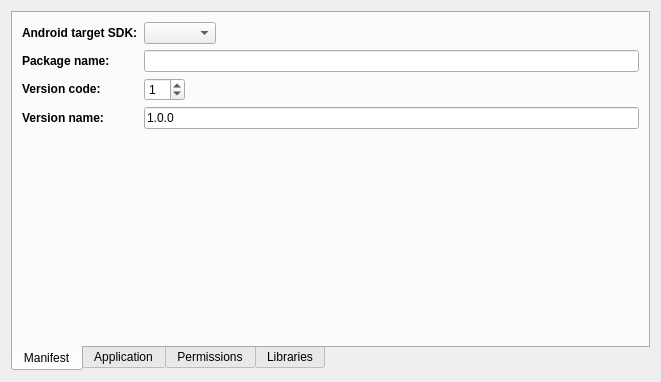
<?xml version="1.0" encoding="UTF-8"?>
<ui version="4.0">
 <class>AndroidPackageCreationWidget</class>
 <widget class="QWidget" name="AndroidPackageCreationWidget">
  <property name="geometry">
   <rect>
    <x>0</x>
    <y>0</y>
    <width>661</width>
    <height>382</height>
   </rect>
  </property>
  <property name="sizePolicy">
   <sizepolicy hsizetype="Expanding" vsizetype="Expanding">
    <horstretch>1</horstretch>
    <verstretch>1</verstretch>
   </sizepolicy>
  </property>
  <layout class="QVBoxLayout" name="verticalLayout">
   <item>
    <widget class="QTabWidget" name="tabWidget">
     <property name="tabPosition">
      <enum>QTabWidget::South</enum>
     </property>
     <property name="currentIndex">
      <number>0</number>
     </property>
     <widget class="QWidget" name="tab">
      <attribute name="title">
       <string>Manifest</string>
      </attribute>
      <layout class="QFormLayout" name="formLayout">
       <property name="fieldGrowthPolicy">
        <enum>QFormLayout::ExpandingFieldsGrow</enum>
       </property>
       <item row="0" column="0">
        <widget class="QLabel" name="editDebianFileLabel_4">
         <property name="text">
          <string>&lt;!DOCTYPE HTML PUBLIC &quot;-//W3C//DTD HTML 4.0//EN&quot; &quot;http://www.w3.org/TR/REC-html40/strict.dtd&quot;&gt;
&lt;html&gt;&lt;head&gt;&lt;meta name=&quot;qrichtext&quot; content=&quot;1&quot; /&gt;&lt;style type=&quot;text/css&quot;&gt;
p, li { white-space: pre-wrap; }
&lt;/style&gt;&lt;/head&gt;&lt;body style=&quot; font-family:'DejaVu Sans'; font-size:9pt; font-weight:400; font-style:normal;&quot;&gt;
&lt;table border=&quot;0&quot; style=&quot;-qt-table-type: root; margin-top:4px; margin-bottom:4px; margin-left:4px; margin-right:4px;&quot;&gt;
&lt;tr&gt;
&lt;td style=&quot;border: none;&quot;&gt;
&lt;p style=&quot; margin-top:0px; margin-bottom:0px; margin-left:0px; margin-right:0px; -qt-block-indent:0; text-indent:0px;&quot;&gt;&lt;span style=&quot; font-weight:600;&quot;&gt;Android target SDK:&lt;/span&gt;&lt;/p&gt;&lt;/td&gt;&lt;/tr&gt;&lt;/table&gt;&lt;/body&gt;&lt;/html&gt;</string>
         </property>
        </widget>
       </item>
       <item row="0" column="1">
        <widget class="QComboBox" name="targetSDKComboBox"/>
       </item>
       <item row="1" column="0">
        <widget class="QLabel" name="editDebianFileLabel_2">
         <property name="text">
          <string>&lt;!DOCTYPE HTML PUBLIC &quot;-//W3C//DTD HTML 4.0//EN&quot; &quot;http://www.w3.org/TR/REC-html40/strict.dtd&quot;&gt;
&lt;html&gt;&lt;head&gt;&lt;meta name=&quot;qrichtext&quot; content=&quot;1&quot; /&gt;&lt;style type=&quot;text/css&quot;&gt;
p, li { white-space: pre-wrap; }
&lt;/style&gt;&lt;/head&gt;&lt;body style=&quot; font-family:'DejaVu Sans'; font-size:9pt; font-weight:400; font-style:normal;&quot;&gt;
&lt;table style=&quot;-qt-table-type: root; margin-top:4px; margin-bottom:4px; margin-left:4px; margin-right:4px;&quot;&gt;
&lt;tr&gt;
&lt;td style=&quot;border: none;&quot;&gt;
&lt;p style=&quot; margin-top:0px; margin-bottom:0px; margin-left:0px; margin-right:0px; -qt-block-indent:0; text-indent:0px;&quot;&gt;&lt;span style=&quot; font-weight:600;&quot;&gt;Package name:&lt;/span&gt;&lt;/p&gt;&lt;/td&gt;&lt;/tr&gt;&lt;/table&gt;&lt;/body&gt;&lt;/html&gt;</string>
         </property>
        </widget>
       </item>
       <item row="1" column="1">
        <widget class="QLineEdit" name="packageNameLineEdit"/>
       </item>
       <item row="2" column="0">
        <widget class="QLabel" name="label">
         <property name="sizePolicy">
          <sizepolicy hsizetype="Preferred" vsizetype="Preferred">
           <horstretch>0</horstretch>
           <verstretch>0</verstretch>
          </sizepolicy>
         </property>
         <property name="font">
          <font>
           <weight>75</weight>
           <bold>true</bold>
          </font>
         </property>
         <property name="text">
          <string>&lt;!DOCTYPE HTML PUBLIC &quot;-//W3C//DTD HTML 4.0//EN&quot; &quot;http://www.w3.org/TR/REC-html40/strict.dtd&quot;&gt;
&lt;html&gt;&lt;head&gt;&lt;meta name=&quot;qrichtext&quot; content=&quot;1&quot; /&gt;&lt;style type=&quot;text/css&quot;&gt;
p, li { white-space: pre-wrap; }
&lt;/style&gt;&lt;/head&gt;&lt;body style=&quot; font-family:'DejaVu Sans'; font-size:9pt; font-weight:600; font-style:normal;&quot;&gt;
&lt;table style=&quot;-qt-table-type: root; margin-top:4px; margin-bottom:4px; margin-left:4px; margin-right:4px;&quot;&gt;
&lt;tr&gt;
&lt;td style=&quot;border: none;&quot;&gt;
&lt;p style=&quot; margin-top:0px; margin-bottom:0px; margin-left:0px; margin-right:0px; -qt-block-indent:0; text-indent:0px;&quot;&gt;Version code:&lt;/p&gt;&lt;/td&gt;&lt;/tr&gt;&lt;/table&gt;&lt;/body&gt;&lt;/html&gt;</string>
         </property>
        </widget>
       </item>
       <item row="2" column="1">
        <widget class="QSpinBox" name="versionCode">
         <property name="sizePolicy">
          <sizepolicy hsizetype="Maximum" vsizetype="Fixed">
           <horstretch>0</horstretch>
           <verstretch>0</verstretch>
          </sizepolicy>
         </property>
         <property name="maximum">
          <number>99</number>
         </property>
         <property name="value">
          <number>1</number>
         </property>
        </widget>
       </item>
       <item row="3" column="0">
        <widget class="QLabel" name="label_2">
         <property name="sizePolicy">
          <sizepolicy hsizetype="Preferred" vsizetype="Preferred">
           <horstretch>0</horstretch>
           <verstretch>0</verstretch>
          </sizepolicy>
         </property>
         <property name="font">
          <font>
           <weight>75</weight>
           <bold>true</bold>
          </font>
         </property>
         <property name="text">
          <string>&lt;!DOCTYPE HTML PUBLIC &quot;-//W3C//DTD HTML 4.0//EN&quot; &quot;http://www.w3.org/TR/REC-html40/strict.dtd&quot;&gt;
&lt;html&gt;&lt;head&gt;&lt;meta name=&quot;qrichtext&quot; content=&quot;1&quot; /&gt;&lt;style type=&quot;text/css&quot;&gt;
p, li { white-space: pre-wrap; }
&lt;/style&gt;&lt;/head&gt;&lt;body style=&quot; font-family:'DejaVu Sans'; font-size:9pt; font-weight:600; font-style:normal;&quot;&gt;
&lt;table border=&quot;0&quot; style=&quot;-qt-table-type: root; margin-top:4px; margin-bottom:4px; margin-left:4px; margin-right:4px;&quot;&gt;
&lt;tr&gt;
&lt;td style=&quot;border: none;&quot;&gt;
&lt;p style=&quot; margin-top:0px; margin-bottom:0px; margin-left:0px; margin-right:0px; -qt-block-indent:0; text-indent:0px;&quot;&gt;Version name:&lt;/p&gt;&lt;/td&gt;&lt;/tr&gt;&lt;/table&gt;&lt;/body&gt;&lt;/html&gt;</string>
         </property>
        </widget>
       </item>
       <item row="3" column="1">
        <widget class="QLineEdit" name="versionNameLinedit">
         <property name="text">
          <string>1.0.0</string>
         </property>
        </widget>
       </item>
      </layout>
     </widget>
     <widget class="QWidget" name="tab_3">
      <attribute name="title">
       <string>Application</string>
      </attribute>
      <layout class="QFormLayout" name="formLayout_2">
       <item row="0" column="0">
        <widget class="QLabel" name="editDebianFileLabel_3">
         <property name="text">
          <string>&lt;!DOCTYPE HTML PUBLIC &quot;-//W3C//DTD HTML 4.0//EN&quot; &quot;http://www.w3.org/TR/REC-html40/strict.dtd&quot;&gt;
&lt;html&gt;&lt;head&gt;&lt;meta name=&quot;qrichtext&quot; content=&quot;1&quot; /&gt;&lt;style type=&quot;text/css&quot;&gt;
p, li { white-space: pre-wrap; }
&lt;/style&gt;&lt;/head&gt;&lt;body style=&quot; font-family:'DejaVu Sans'; font-size:9pt; font-weight:400; font-style:normal;&quot;&gt;
&lt;table border=&quot;0&quot; style=&quot;-qt-table-type: root; margin-top:4px; margin-bottom:4px; margin-left:4px; margin-right:4px;&quot;&gt;
&lt;tr&gt;
&lt;td style=&quot;border: none;&quot;&gt;
&lt;p style=&quot; margin-top:0px; margin-bottom:0px; margin-left:0px; margin-right:0px; -qt-block-indent:0; text-indent:0px;&quot;&gt;&lt;span style=&quot; font-weight:600;&quot;&gt;Application name:&lt;/span&gt;&lt;/p&gt;&lt;/td&gt;&lt;/tr&gt;&lt;/table&gt;&lt;/body&gt;&lt;/html&gt;</string>
         </property>
        </widget>
       </item>
       <item row="0" column="1">
        <widget class="QLineEdit" name="appNameLineEdit"/>
       </item>
       <item row="1" column="0">
        <widget class="QLabel" name="editDebianFileLabel_5">
         <property name="text">
          <string>&lt;!DOCTYPE HTML PUBLIC &quot;-//W3C//DTD HTML 4.0//EN&quot; &quot;http://www.w3.org/TR/REC-html40/strict.dtd&quot;&gt;
&lt;html&gt;&lt;head&gt;&lt;meta name=&quot;qrichtext&quot; content=&quot;1&quot; /&gt;&lt;style type=&quot;text/css&quot;&gt;
p, li { white-space: pre-wrap; }
&lt;/style&gt;&lt;/head&gt;&lt;body style=&quot; font-family:'DejaVu Sans'; font-size:9pt; font-weight:400; font-style:normal;&quot;&gt;
&lt;table border=&quot;0&quot; style=&quot;-qt-table-type: root; margin-top:4px; margin-bottom:4px; margin-left:4px; margin-right:4px;&quot;&gt;
&lt;tr&gt;
&lt;td style=&quot;border: none;&quot;&gt;
&lt;p style=&quot; margin-top:0px; margin-bottom:0px; margin-left:0px; margin-right:0px; -qt-block-indent:0; text-indent:0px;&quot;&gt;&lt;span style=&quot; font-weight:600;&quot;&gt;Run:&lt;/span&gt;&lt;/p&gt;&lt;/td&gt;&lt;/tr&gt;&lt;/table&gt;&lt;/body&gt;&lt;/html&gt;</string>
         </property>
         <property name="textFormat">
          <enum>Qt::AutoText</enum>
         </property>
        </widget>
       </item>
       <item row="1" column="1">
        <widget class="QComboBox" name="targetComboBox"/>
       </item>
       <item row="2" column="0">
        <widget class="QLabel" name="packageManagerIconLabel_2">
         <property name="minimumSize">
          <size>
           <width>0</width>
           <height>48</height>
          </size>
         </property>
         <property name="text">
          <string>&lt;!DOCTYPE HTML PUBLIC &quot;-//W3C//DTD HTML 4.0//EN&quot; &quot;http://www.w3.org/TR/REC-html40/strict.dtd&quot;&gt;
&lt;html&gt;&lt;head&gt;&lt;meta name=&quot;qrichtext&quot; content=&quot;1&quot; /&gt;&lt;style type=&quot;text/css&quot;&gt;
p, li { white-space: pre-wrap; }
&lt;/style&gt;&lt;/head&gt;&lt;body style=&quot; font-family:'DejaVu Sans'; font-size:9pt; font-weight:400; font-style:normal;&quot;&gt;
&lt;table style=&quot;-qt-table-type: root; margin-top:4px; margin-bottom:4px; margin-left:4px; margin-right:4px;&quot;&gt;
&lt;tr&gt;
&lt;td style=&quot;border: none;&quot;&gt;
&lt;p style=&quot; margin-top:0px; margin-bottom:0px; margin-left:0px; margin-right:0px; -qt-block-indent:0; text-indent:0px;&quot;&gt;&lt;span style=&quot; font-weight:600;&quot;&gt;Application icon:&lt;/span&gt;&lt;/p&gt;&lt;/td&gt;&lt;/tr&gt;&lt;/table&gt;&lt;/body&gt;&lt;/html&gt;</string>
         </property>
        </widget>
       </item>
       <item row="2" column="1">
        <layout class="QHBoxLayout" name="horizontalLayout">
         <item>
          <widget class="QToolButton" name="lIconButton">
           <property name="minimumSize">
            <size>
             <width>48</width>
             <height>48</height>
            </size>
           </property>
           <property name="maximumSize">
            <size>
             <width>48</width>
             <height>48</height>
            </size>
           </property>
           <property name="toolTip">
            <string>Select low dpi icon</string>
           </property>
           <property name="text">
            <string/>
           </property>
          </widget>
         </item>
         <item>
          <spacer name="horizontalSpacer_4">
           <property name="orientation">
            <enum>Qt::Horizontal</enum>
           </property>
           <property name="sizeHint" stdset="0">
            <size>
             <width>28</width>
             <height>20</height>
            </size>
           </property>
          </spacer>
         </item>
         <item>
          <widget class="QToolButton" name="mIconButton">
           <property name="minimumSize">
            <size>
             <width>48</width>
             <height>48</height>
            </size>
           </property>
           <property name="maximumSize">
            <size>
             <width>48</width>
             <height>48</height>
            </size>
           </property>
           <property name="toolTip">
            <string>Select medium dpi icon</string>
           </property>
           <property name="text">
            <string/>
           </property>
          </widget>
         </item>
         <item>
          <spacer name="horizontalSpacer_5">
           <property name="orientation">
            <enum>Qt::Horizontal</enum>
           </property>
           <property name="sizeHint" stdset="0">
            <size>
             <width>28</width>
             <height>20</height>
            </size>
           </property>
          </spacer>
         </item>
         <item>
          <widget class="QToolButton" name="hIconButton">
           <property name="minimumSize">
            <size>
             <width>48</width>
             <height>48</height>
            </size>
           </property>
           <property name="maximumSize">
            <size>
             <width>48</width>
             <height>48</height>
            </size>
           </property>
           <property name="toolTip">
            <string>Select high dpi icon</string>
           </property>
           <property name="text">
            <string/>
           </property>
          </widget>
         </item>
        </layout>
       </item>
      </layout>
     </widget>
     <widget class="QWidget" name="tab_2">
      <attribute name="title">
       <string>Permissions</string>
      </attribute>
      <layout class="QVBoxLayout" name="verticalLayout_3">
       <item>
        <layout class="QHBoxLayout" name="horizontalLayout_3">
         <item>
          <widget class="QListView" name="permissionsListView">
           <property name="minimumSize">
            <size>
             <width>0</width>
             <height>200</height>
            </size>
           </property>
          </widget>
         </item>
         <item>
          <layout class="QVBoxLayout" name="verticalLayout_2">
           <item>
            <widget class="QPushButton" name="addPermissionButton">
             <property name="text">
              <string>Add</string>
             </property>
            </widget>
           </item>
           <item>
            <widget class="QPushButton" name="removePermissionButton">
             <property name="text">
              <string>Remove</string>
             </property>
            </widget>
           </item>
           <item>
            <spacer name="verticalSpacer">
             <property name="orientation">
              <enum>Qt::Vertical</enum>
             </property>
             <property name="sizeHint" stdset="0">
              <size>
               <width>20</width>
               <height>40</height>
              </size>
             </property>
            </spacer>
           </item>
           <item>
            <widget class="QPushButton" name="savePermissionsButton">
             <property name="enabled">
              <bool>false</bool>
             </property>
             <property name="text">
              <string>Save</string>
             </property>
            </widget>
           </item>
           <item>
            <widget class="QPushButton" name="discardPermissionsButton">
             <property name="enabled">
              <bool>false</bool>
             </property>
             <property name="text">
              <string>Discard</string>
             </property>
            </widget>
           </item>
          </layout>
         </item>
        </layout>
       </item>
       <item>
        <layout class="QHBoxLayout" name="horizontalLayout_2">
         <item>
          <widget class="QLabel" name="label_3">
           <property name="sizePolicy">
            <sizepolicy hsizetype="Minimum" vsizetype="Preferred">
             <horstretch>0</horstretch>
             <verstretch>0</verstretch>
            </sizepolicy>
           </property>
           <property name="text">
            <string>Name:</string>
           </property>
           <property name="alignment">
            <set>Qt::AlignRight|Qt::AlignTrailing|Qt::AlignVCenter</set>
           </property>
          </widget>
         </item>
         <item>
          <widget class="QComboBox" name="permissionsComboBox">
           <property name="sizePolicy">
            <sizepolicy hsizetype="Expanding" vsizetype="Fixed">
             <horstretch>0</horstretch>
             <verstretch>0</verstretch>
            </sizepolicy>
           </property>
           <property name="editable">
            <bool>true</bool>
           </property>
           <property name="currentIndex">
            <number>-1</number>
           </property>
           <item>
            <property name="text">
             <string>android.permission.ACCESS_CHECKIN_PROPERTIES</string>
            </property>
           </item>
           <item>
            <property name="text">
             <string>android.permission.ACCESS_COARSE_LOCATION</string>
            </property>
           </item>
           <item>
            <property name="text">
             <string>android.permission.ACCESS_LOCATION_EXTRA_COMMANDS</string>
            </property>
           </item>
           <item>
            <property name="text">
             <string>android.permission.ACCESS_MOCK_LOCATION</string>
            </property>
           </item>
           <item>
            <property name="text">
             <string>android.permission.ACCESS_NETWORK_STATE</string>
            </property>
           </item>
           <item>
            <property name="text">
             <string>android.permission.ACCESS_SURFACE_FLINGER</string>
            </property>
           </item>
           <item>
            <property name="text">
             <string>android.permission.ACCESS_WIFI_STATE</string>
            </property>
           </item>
           <item>
            <property name="text">
             <string>android.permission.BATTERY_STATS</string>
            </property>
           </item>
           <item>
            <property name="text">
             <string>android.permission.BIND_APPWIDGET</string>
            </property>
           </item>
           <item>
            <property name="text">
             <string>android.permission.BIND_INPUT_METHOD</string>
            </property>
           </item>
           <item>
            <property name="text">
             <string>android.permission.BLUETOOTH</string>
            </property>
           </item>
           <item>
            <property name="text">
             <string>android.permission.BLUETOOTH_ADMIN</string>
            </property>
           </item>
           <item>
            <property name="text">
             <string>android.permission.BRICK</string>
            </property>
           </item>
           <item>
            <property name="text">
             <string>android.permission.BROADCAST_PACKAGE_REMOVED</string>
            </property>
           </item>
           <item>
            <property name="text">
             <string>android.permission.BROADCAST_SMS</string>
            </property>
           </item>
           <item>
            <property name="text">
             <string>android.permission.BROADCAST_STICKY</string>
            </property>
           </item>
           <item>
            <property name="text">
             <string>android.permission.BROADCAST_WAP_PUSH</string>
            </property>
           </item>
           <item>
            <property name="text">
             <string>android.permission.CALL_PHONE</string>
            </property>
           </item>
           <item>
            <property name="text">
             <string>android.permission.CALL_PRIVILEGED</string>
            </property>
           </item>
           <item>
            <property name="text">
             <string>android.permission.CAMERA</string>
            </property>
           </item>
           <item>
            <property name="text">
             <string>android.permission.CHANGE_COMPONENT_ENABLED_STATE</string>
            </property>
           </item>
           <item>
            <property name="text">
             <string>android.permission.CHANGE_CONFIGURATION</string>
            </property>
           </item>
           <item>
            <property name="text">
             <string>android.permission.CHANGE_NETWORK_STATE</string>
            </property>
           </item>
           <item>
            <property name="text">
             <string>android.permission.CHANGE_WIFI_MULTICAST_STATE</string>
            </property>
           </item>
           <item>
            <property name="text">
             <string>android.permission.CHANGE_WIFI_STATE</string>
            </property>
           </item>
           <item>
            <property name="text">
             <string>android.permission.CLEAR_APP_CACHE</string>
            </property>
           </item>
           <item>
            <property name="text">
             <string>android.permission.CLEAR_APP_USER_DATA</string>
            </property>
           </item>
           <item>
            <property name="text">
             <string>android.permission.CONTROL_LOCATION_UPDATES</string>
            </property>
           </item>
           <item>
            <property name="text">
             <string>android.permission.DELETE_CACHE_FILES</string>
            </property>
           </item>
           <item>
            <property name="text">
             <string>android.permission.DELETE_PACKAGES</string>
            </property>
           </item>
           <item>
            <property name="text">
             <string>android.permission.DEVICE_POWER</string>
            </property>
           </item>
           <item>
            <property name="text">
             <string>android.permission.DIAGNOSTIC</string>
            </property>
           </item>
           <item>
            <property name="text">
             <string>android.permission.DISABLE_KEYGUARD</string>
            </property>
           </item>
           <item>
            <property name="text">
             <string>android.permission.DUMP</string>
            </property>
           </item>
           <item>
            <property name="text">
             <string>android.permission.EXPAND_STATUS_BAR</string>
            </property>
           </item>
           <item>
            <property name="text">
             <string>android.permission.FACTORY_TEST</string>
            </property>
           </item>
           <item>
            <property name="text">
             <string>android.permission.FLASHLIGHT</string>
            </property>
           </item>
           <item>
            <property name="text">
             <string>android.permission.FORCE_BACK</string>
            </property>
           </item>
           <item>
            <property name="text">
             <string>android.permission.GET_ACCOUNTS</string>
            </property>
           </item>
           <item>
            <property name="text">
             <string>android.permission.GET_PACKAGE_SIZE</string>
            </property>
           </item>
           <item>
            <property name="text">
             <string>android.permission.GET_TASKS</string>
            </property>
           </item>
           <item>
            <property name="text">
             <string>android.permission.GLOBAL_SEARCH</string>
            </property>
           </item>
           <item>
            <property name="text">
             <string>android.permission.HARDWARE_TEST</string>
            </property>
           </item>
           <item>
            <property name="text">
             <string>android.permission.INJECT_EVENTS</string>
            </property>
           </item>
           <item>
            <property name="text">
             <string>android.permission.INSTALL_LOCATION_PROVIDER</string>
            </property>
           </item>
           <item>
            <property name="text">
             <string>android.permission.INSTALL_PACKAGES</string>
            </property>
           </item>
           <item>
            <property name="text">
             <string>android.permission.INTERNAL_SYSTEM_WINDOW</string>
            </property>
           </item>
           <item>
            <property name="text">
             <string>android.permission.INTERNET</string>
            </property>
           </item>
           <item>
            <property name="text">
             <string>android.permission.MANAGE_APP_TOKENS</string>
            </property>
           </item>
           <item>
            <property name="text">
             <string>android.permission.MASTER_CLEAR</string>
            </property>
           </item>
           <item>
            <property name="text">
             <string>android.permission.MODIFY_AUDIO_SETTINGS</string>
            </property>
           </item>
           <item>
            <property name="text">
             <string>android.permission.MODIFY_PHONE_STATE</string>
            </property>
           </item>
           <item>
            <property name="text">
             <string>android.permission.MOUNT_FORMAT_FILESYSTEMS</string>
            </property>
           </item>
           <item>
            <property name="text">
             <string>android.permission.MOUNT_UNMOUNT_FILESYSTEMS</string>
            </property>
           </item>
           <item>
            <property name="text">
             <string>android.permission.PERSISTENT_ACTIVITY</string>
            </property>
           </item>
           <item>
            <property name="text">
             <string>android.permission.PROCESS_OUTGOING_CALLS</string>
            </property>
           </item>
           <item>
            <property name="text">
             <string>android.permission.READ_CALENDAR</string>
            </property>
           </item>
           <item>
            <property name="text">
             <string>android.permission.READ_CONTACTS</string>
            </property>
           </item>
           <item>
            <property name="text">
             <string>android.permission.READ_FRAME_BUFFER</string>
            </property>
           </item>
           <item>
            <property name="text">
             <string>com.android.browser.permission.READ_HISTORY_BOOKMARKS</string>
            </property>
           </item>
           <item>
            <property name="text">
             <string>android.permission.READ_INPUT_STATE</string>
            </property>
           </item>
           <item>
            <property name="text">
             <string>android.permission.READ_LOGS</string>
            </property>
           </item>
           <item>
            <property name="text">
             <string>android.permission.READ_OWNER_DATA</string>
            </property>
           </item>
           <item>
            <property name="text">
             <string>android.permission.READ_PHONE_STATE</string>
            </property>
           </item>
           <item>
            <property name="text">
             <string>android.permission.READ_SMS</string>
            </property>
           </item>
           <item>
            <property name="text">
             <string>android.permission.READ_SYNC_SETTINGS</string>
            </property>
           </item>
           <item>
            <property name="text">
             <string>android.permission.READ_SYNC_STATS</string>
            </property>
           </item>
           <item>
            <property name="text">
             <string>android.permission.REBOOT</string>
            </property>
           </item>
           <item>
            <property name="text">
             <string>android.permission.RECEIVE_BOOT_COMPLETED</string>
            </property>
           </item>
           <item>
            <property name="text">
             <string>android.permission.RECEIVE_MMS</string>
            </property>
           </item>
           <item>
            <property name="text">
             <string>android.permission.RECEIVE_SMS</string>
            </property>
           </item>
           <item>
            <property name="text">
             <string>android.permission.RECEIVE_WAP_PUSH</string>
            </property>
           </item>
           <item>
            <property name="text">
             <string>android.permission.RECORD_AUDIO</string>
            </property>
           </item>
           <item>
            <property name="text">
             <string>android.permission.REORDER_TASKS</string>
            </property>
           </item>
           <item>
            <property name="text">
             <string>android.permission.RESTART_PACKAGES</string>
            </property>
           </item>
           <item>
            <property name="text">
             <string>android.permission.SEND_SMS</string>
            </property>
           </item>
           <item>
            <property name="text">
             <string>android.permission.SET_ACTIVITY_WATCHER</string>
            </property>
           </item>
           <item>
            <property name="text">
             <string>android.permission.SET_ALWAYS_FINISH</string>
            </property>
           </item>
           <item>
            <property name="text">
             <string>android.permission.SET_ANIMATION_SCALE</string>
            </property>
           </item>
           <item>
            <property name="text">
             <string>android.permission.SET_DEBUG_APP</string>
            </property>
           </item>
           <item>
            <property name="text">
             <string>android.permission.SET_ORIENTATION</string>
            </property>
           </item>
           <item>
            <property name="text">
             <string>android.permission.SET_PREFERRED_APPLICATIONS</string>
            </property>
           </item>
           <item>
            <property name="text">
             <string>android.permission.SET_PROCESS_LIMIT</string>
            </property>
           </item>
           <item>
            <property name="text">
             <string>android.permission.SET_TIME_ZONE</string>
            </property>
           </item>
           <item>
            <property name="text">
             <string>android.permission.SET_WALLPAPER</string>
            </property>
           </item>
           <item>
            <property name="text">
             <string>android.permission.SET_WALLPAPER_HINTS</string>
            </property>
           </item>
           <item>
            <property name="text">
             <string>android.permission.SIGNAL_PERSISTENT_PROCESSES</string>
            </property>
           </item>
           <item>
            <property name="text">
             <string>android.permission.STATUS_BAR</string>
            </property>
           </item>
           <item>
            <property name="text">
             <string>android.permission.SUBSCRIBED_FEEDS_READ</string>
            </property>
           </item>
           <item>
            <property name="text">
             <string>android.permission.SUBSCRIBED_FEEDS_WRITE</string>
            </property>
           </item>
           <item>
            <property name="text">
             <string>android.permission.SYSTEM_ALERT_WINDOW</string>
            </property>
           </item>
           <item>
            <property name="text">
             <string>android.permission.UPDATE_DEVICE_STATS</string>
            </property>
           </item>
           <item>
            <property name="text">
             <string>android.permission.VIBRATE</string>
            </property>
           </item>
           <item>
            <property name="text">
             <string>android.permission.WAKE_LOCK</string>
            </property>
           </item>
           <item>
            <property name="text">
             <string>android.permission.WRITE_APN_SETTINGS</string>
            </property>
           </item>
           <item>
            <property name="text">
             <string>android.permission.WRITE_CALENDAR</string>
            </property>
           </item>
           <item>
            <property name="text">
             <string>android.permission.WRITE_CONTACTS</string>
            </property>
           </item>
           <item>
            <property name="text">
             <string>android.permission.WRITE_EXTERNAL_STORAGE</string>
            </property>
           </item>
           <item>
            <property name="text">
             <string>android.permission.WRITE_GSERVICES</string>
            </property>
           </item>
           <item>
            <property name="text">
             <string>com.android.browser.permission.WRITE_HISTORY_BOOKMARKS</string>
            </property>
           </item>
           <item>
            <property name="text">
             <string>android.permission.WRITE_OWNER_DATA</string>
            </property>
           </item>
           <item>
            <property name="text">
             <string>android.permission.WRITE_SECURE_SETTINGS</string>
            </property>
           </item>
           <item>
            <property name="text">
             <string>android.permission.WRITE_SETTINGS</string>
            </property>
           </item>
           <item>
            <property name="text">
             <string>android.permission.WRITE_SMS</string>
            </property>
           </item>
           <item>
            <property name="text">
             <string>android.permission.WRITE_SYNC_SETTINGS</string>
            </property>
           </item>
          </widget>
         </item>
        </layout>
       </item>
      </layout>
     </widget>
     <widget class="QWidget" name="tab_4">
      <attribute name="title">
       <string>Libraries</string>
      </attribute>
      <layout class="QHBoxLayout" name="horizontalLayout_5">
       <item>
        <widget class="QFrame" name="frame">
         <property name="frameShape">
          <enum>QFrame::StyledPanel</enum>
         </property>
         <property name="frameShadow">
          <enum>QFrame::Raised</enum>
         </property>
         <layout class="QVBoxLayout" name="verticalLayout_4">
          <item>
           <widget class="QLabel" name="label_4">
            <property name="text">
             <string>Required Qt libraries</string>
            </property>
            <property name="alignment">
             <set>Qt::AlignCenter</set>
            </property>
           </widget>
          </item>
          <item>
           <widget class="QListView" name="qtLibsListView"/>
          </item>
         </layout>
        </widget>
       </item>
       <item>
        <widget class="QFrame" name="frame_2">
         <property name="frameShape">
          <enum>QFrame::StyledPanel</enum>
         </property>
         <property name="frameShadow">
          <enum>QFrame::Raised</enum>
         </property>
         <layout class="QGridLayout" name="gridLayout">
          <item row="0" column="0" colspan="2">
           <widget class="QLabel" name="label_5">
            <property name="text">
             <string>&lt;!DOCTYPE HTML PUBLIC &quot;-//W3C//DTD HTML 4.0//EN&quot; &quot;http://www.w3.org/TR/REC-html40/strict.dtd&quot;&gt;
&lt;html&gt;&lt;head&gt;&lt;meta name=&quot;qrichtext&quot; content=&quot;1&quot; /&gt;&lt;style type=&quot;text/css&quot;&gt;
p, li { white-space: pre-wrap; }
&lt;/style&gt;&lt;/head&gt;&lt;body style=&quot; font-family:'DejaVu Sans'; font-size:9pt; font-weight:400; font-style:normal;&quot;&gt;
&lt;table border=&quot;0&quot; style=&quot;-qt-table-type: root; margin-top:4px; margin-bottom:4px; margin-left:4px; margin-right:4px;&quot;&gt;
&lt;tr&gt;
&lt;td style=&quot;border: none;&quot;&gt;
&lt;p align=&quot;center&quot; style=&quot; margin-top:0px; margin-bottom:0px; margin-left:0px; margin-right:0px; -qt-block-indent:0; text-indent:0px;&quot;&gt;Prebundle libraries&lt;/p&gt;
&lt;p style=&quot; margin-top:0px; margin-bottom:0px; margin-left:0px; margin-right:0px; -qt-block-indent:0; text-indent:0px;&quot;&gt;Be aware order if very important, if library A depends on library B, B MUST be fist !&lt;/p&gt;&lt;/td&gt;&lt;/tr&gt;&lt;/table&gt;&lt;/body&gt;&lt;/html&gt;</string>
            </property>
            <property name="wordWrap">
             <bool>true</bool>
            </property>
           </widget>
          </item>
          <item row="1" column="0">
           <widget class="QListView" name="prebundledLibsListView"/>
          </item>
          <item row="1" column="1">
           <layout class="QVBoxLayout" name="verticalLayout_5">
            <item>
             <spacer name="verticalSpacer_2">
              <property name="orientation">
               <enum>Qt::Vertical</enum>
              </property>
              <property name="sizeHint" stdset="0">
               <size>
                <width>20</width>
                <height>40</height>
               </size>
              </property>
             </spacer>
            </item>
            <item>
             <widget class="QPushButton" name="upPushButton">
              <property name="enabled">
               <bool>false</bool>
              </property>
              <property name="text">
               <string>Up</string>
              </property>
             </widget>
            </item>
            <item>
             <widget class="QPushButton" name="downPushButton">
              <property name="enabled">
               <bool>false</bool>
              </property>
              <property name="text">
               <string>Down</string>
              </property>
             </widget>
            </item>
            <item>
             <spacer name="verticalSpacer_3">
              <property name="orientation">
               <enum>Qt::Vertical</enum>
              </property>
              <property name="sizeHint" stdset="0">
               <size>
                <width>20</width>
                <height>40</height>
               </size>
              </property>
             </spacer>
            </item>
           </layout>
          </item>
         </layout>
        </widget>
       </item>
      </layout>
     </widget>
    </widget>
   </item>
  </layout>
 </widget>
 <resources/>
 <connections/>
 <slots>
  <slot>addFile()</slot>
  <slot>removeFile()</slot>
  <slot>handleSkipButtonToggled(bool)</slot>
  <slot>versionInfoChanged()</slot>
  <slot>editDebianFile()</slot>
  <slot>setPackageManagerIcon()</slot>
 </slots>
</ui>
